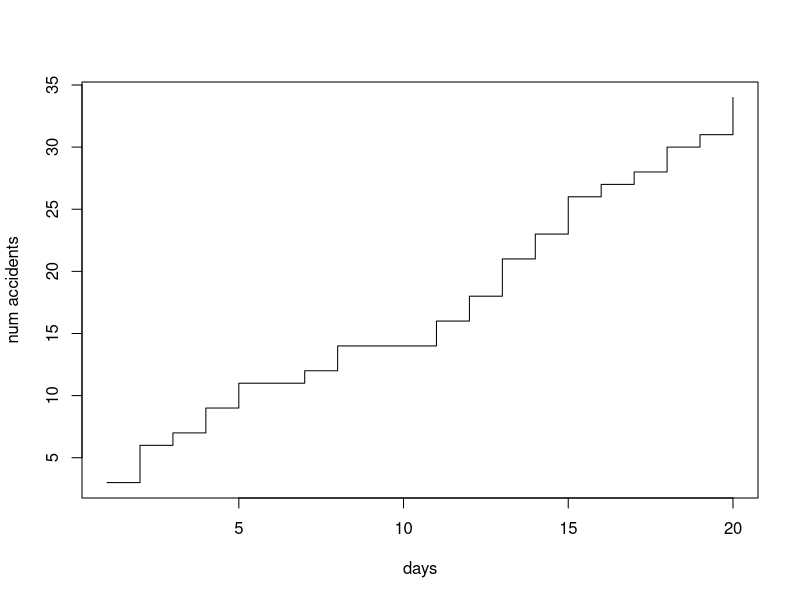
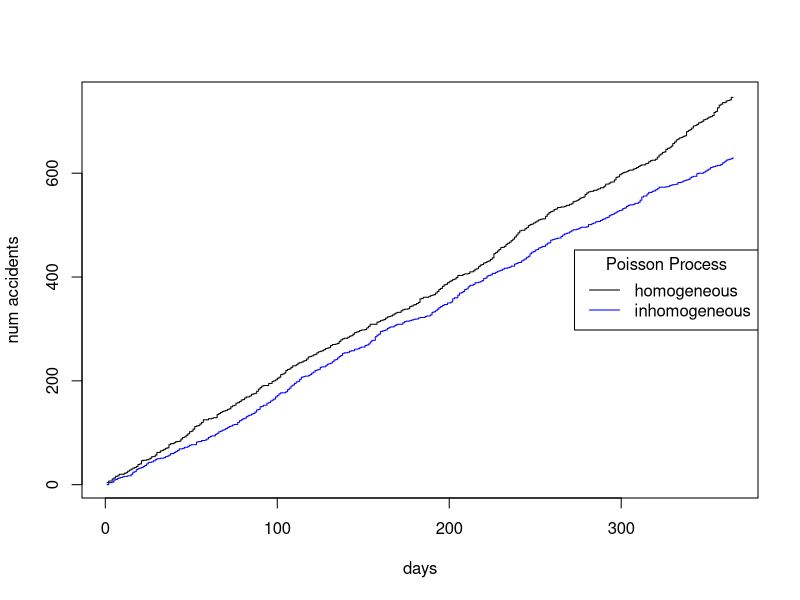
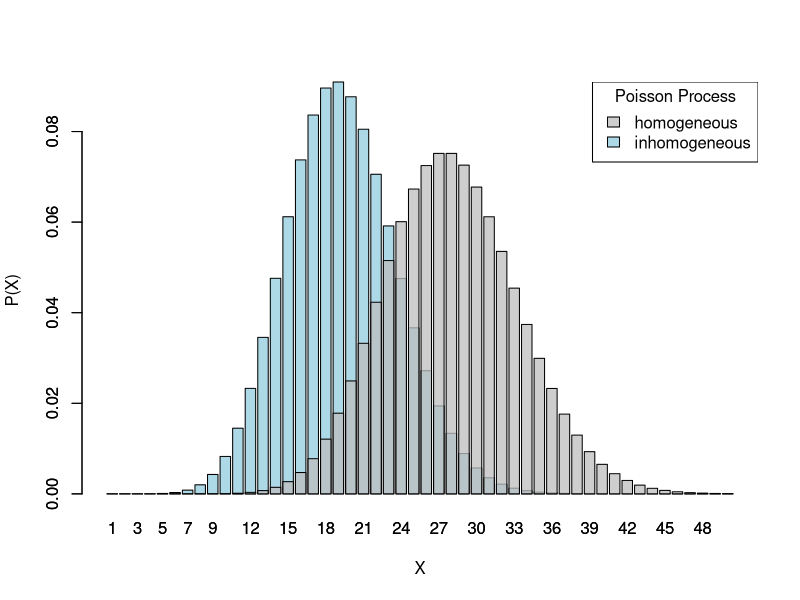

Here is the R script that generated these plots, in order:
library(scales)
library(magrittr)

# Plot the situation
x <- (1:20)
y <- cumsum(rpois(x, 2))
plot(x, y, type = "s", xlab = "days", ylab = "num accidents")

# Probability that we have to wait for more than 1 day
1 - pexp(1, rate = 2)
1 - pgamma(1, shape = 1, rate = 2) # Alternatively

# Probability that the 4-th accident has not occured after 3 days
1 - pgamma(3, shape = 4, rate = 2)

# Using the definition of the Poisson Process
lambda_ <- 2
ppois(0, lambda = lambda_ * 1)
ppois(3, lambda = lambda_ * 3)

# Alternatively in a for-loop
results <- c()
for (attempt in (1:1000)) {
  results %<>% c(as.integer(sum(rpois(3, 2)) < 4))
}
mean(results)

# Plot the situation for inhomogeneous Poisson-process
x <- (1:365)
y_hom <- cumsum(rpois(x, 2))
y_inhom <- cumsum(rpois(x, 2 * exp(-0.001 * x)))
plot(x,
     y_hom,
     t = "s",
     xlab = "days",
     ylab = "num accidents")
points(
  x,
  y_inhom,
  t = "s",
  xlab = "days",
  ylab = "num accidents",
  col = "blue",
)
legend(
  "right",
  c("homogeneous", "inhomogeneous"),
  col = c("black", "blue"),
  lty = c(1, 1),
  title = "Poisson Process"
)

# Define intensity function for inhomogeneous Poisson-process
lambda_t <- \(x) 2 * exp(-0.001 * x)

total <- integrate(lambda_t, 0, 365)$value
first_half <- integrate(lambda_t, 0, 365 / 2)$value
second_half <- integrate(lambda_t, 365 / 2, 365)$value
print(
  sprintf(
    "%.0f accidents, %.0f in the first and %.0f in the seond half of the year",
    total,
    first_half,
    second_half
  )
)

# Get rate by integration
rate <- integrate(lambda_t, 366, 380)$value
ppois(24, lambda = rate) - ppois(19, lambda = rate)

# Alternatively in a for-loop
results <- c()
for (attempt in (1:1000)) {
  num_accidents <- sum(rpois(14, lambda_t(366:380)))
  results %<>% c(as.integer(num_accidents %in% (20:24)))
}
mean(results)

# Histograms
X <- (1:50)
data_hist <- data.frame(
  X = X,
  P_X_inhom = dpois(X, lambda = rate),
  P_X_hom = dpois(X, lambda = 28)
)
barplot(P_X_inhom ~ X,
        data = data_hist,
        ylab = "P(X)",
        col = "lightblue")
barplot(P_X_hom ~ X,
        data = data_hist,
        add = T,
        col = alpha("grey", 0.75))
legend(
  "topright",
  c("homogeneous", "inhomogeneous"),
  fill = c(alpha("grey", 0.75), "lightblue"),
  title = "Poisson Process"
)
